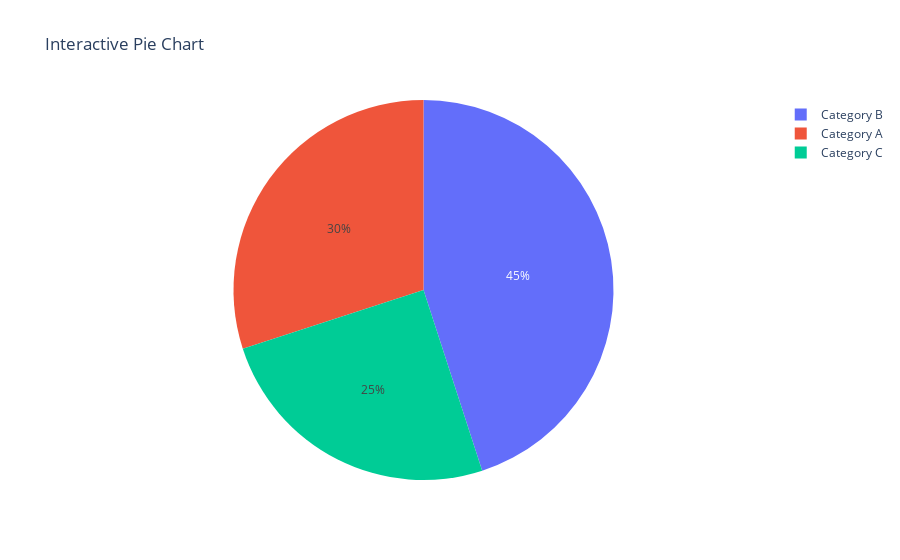

Here is the notebook cell this chart was saved with:
### Code cell
import pandas as pd
import plotly.express as px

# Create a DataFrame with data
data = {'Category': ['Category A', 'Category B', 'Category C'],
        'Percentage': [30, 45, 25]}
df = pd.DataFrame(data)

# Create an interactive pie chart
fig = px.pie(df, names='Category', values='Percentage', title='Interactive Pie Chart')

# Show the interactive pie chart
fig.show()

### Figure 1 — Plotly figure (JSON) as saved in the notebook; plotly's stock layout.template omitted (floating-point values rounded to 4 significant figures)
{"data": [{"domain": {"x": [0, 1], "y": [0, 1]}, "hovertemplate": "Category=%{label}<br>Percentage=%{value}<extra></extra>", "labels": ["Category A", "Category B", "Category C"], "legendgroup": "", "name": "", "showlegend": true, "type": "pie", "values": [30, 45, 25]}], "layout": {"legend": {"tracegroupgap": 0}, "title": {"text": "Interactive Pie Chart"}}}
